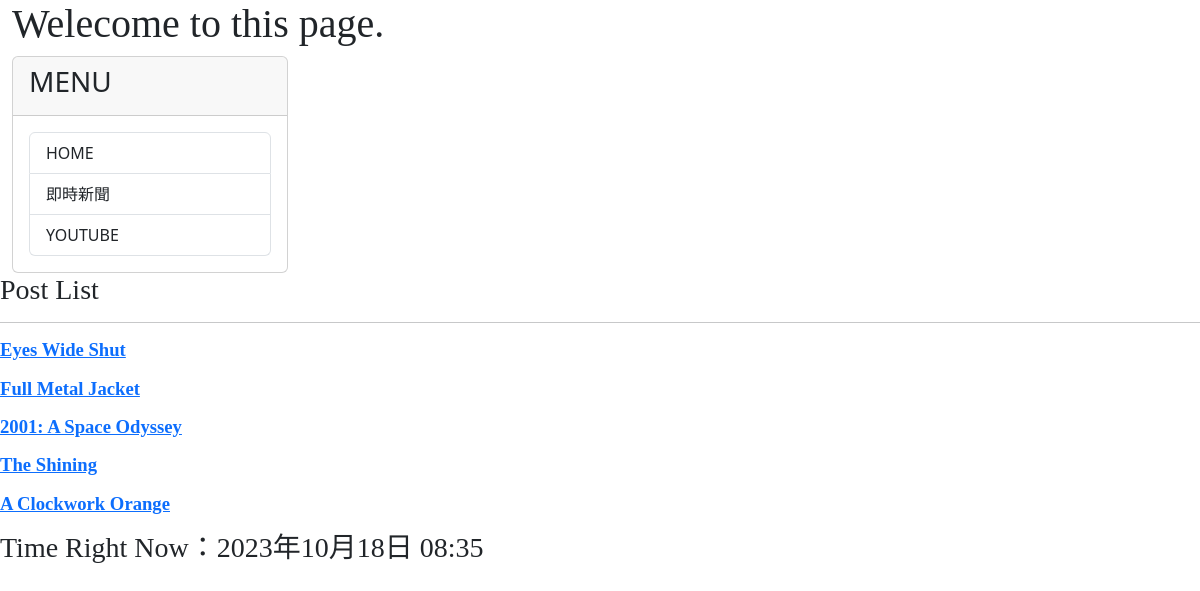
The page / on the database its author committed.
### mysite/models.py (models this page shows, shortened)
class Post(models.Model):
    title = models.CharField(max_length = 200)
    slug = models.CharField(max_length= 200)
    body = models.TextField()
    pub_date = models.DateTimeField(auto_now_add = True)
    class Meta:
        ordering = ('-pub_date', )

### mysite/views.py (the view)
# urls.py: path('', mv.homepage, name = "homepage"),
def homepage(request):
    posts = Post.objects.all()
    now = datetime.now()
    return render(request, 'index.html', locals())

### templates/index.html (shortened to what this page needs)
{% extends 'base2.html' %}
{% block headmessage%}
    <h3 style='font-family:Jost;'> Post List </a>
{%endblock%}
{%block content%}
    {%for post in posts %}
        <p style = 'font-fimaly:微軟正黑體; font-size:14pt;font-weight:bold;'>
            <a href='/post/{{post.slug}}'>{{post.title}}</a>
        </p>
    {%endfor%}
{%endblock content%}

### rows shown on the page
Post: title "Eyes Wide Shut"
Post: title "Full Metal Jacket"
Post: title "2001: A Space Odyssey"
Post: title "The Shining"
Post: title "A Clockwork Orange"
